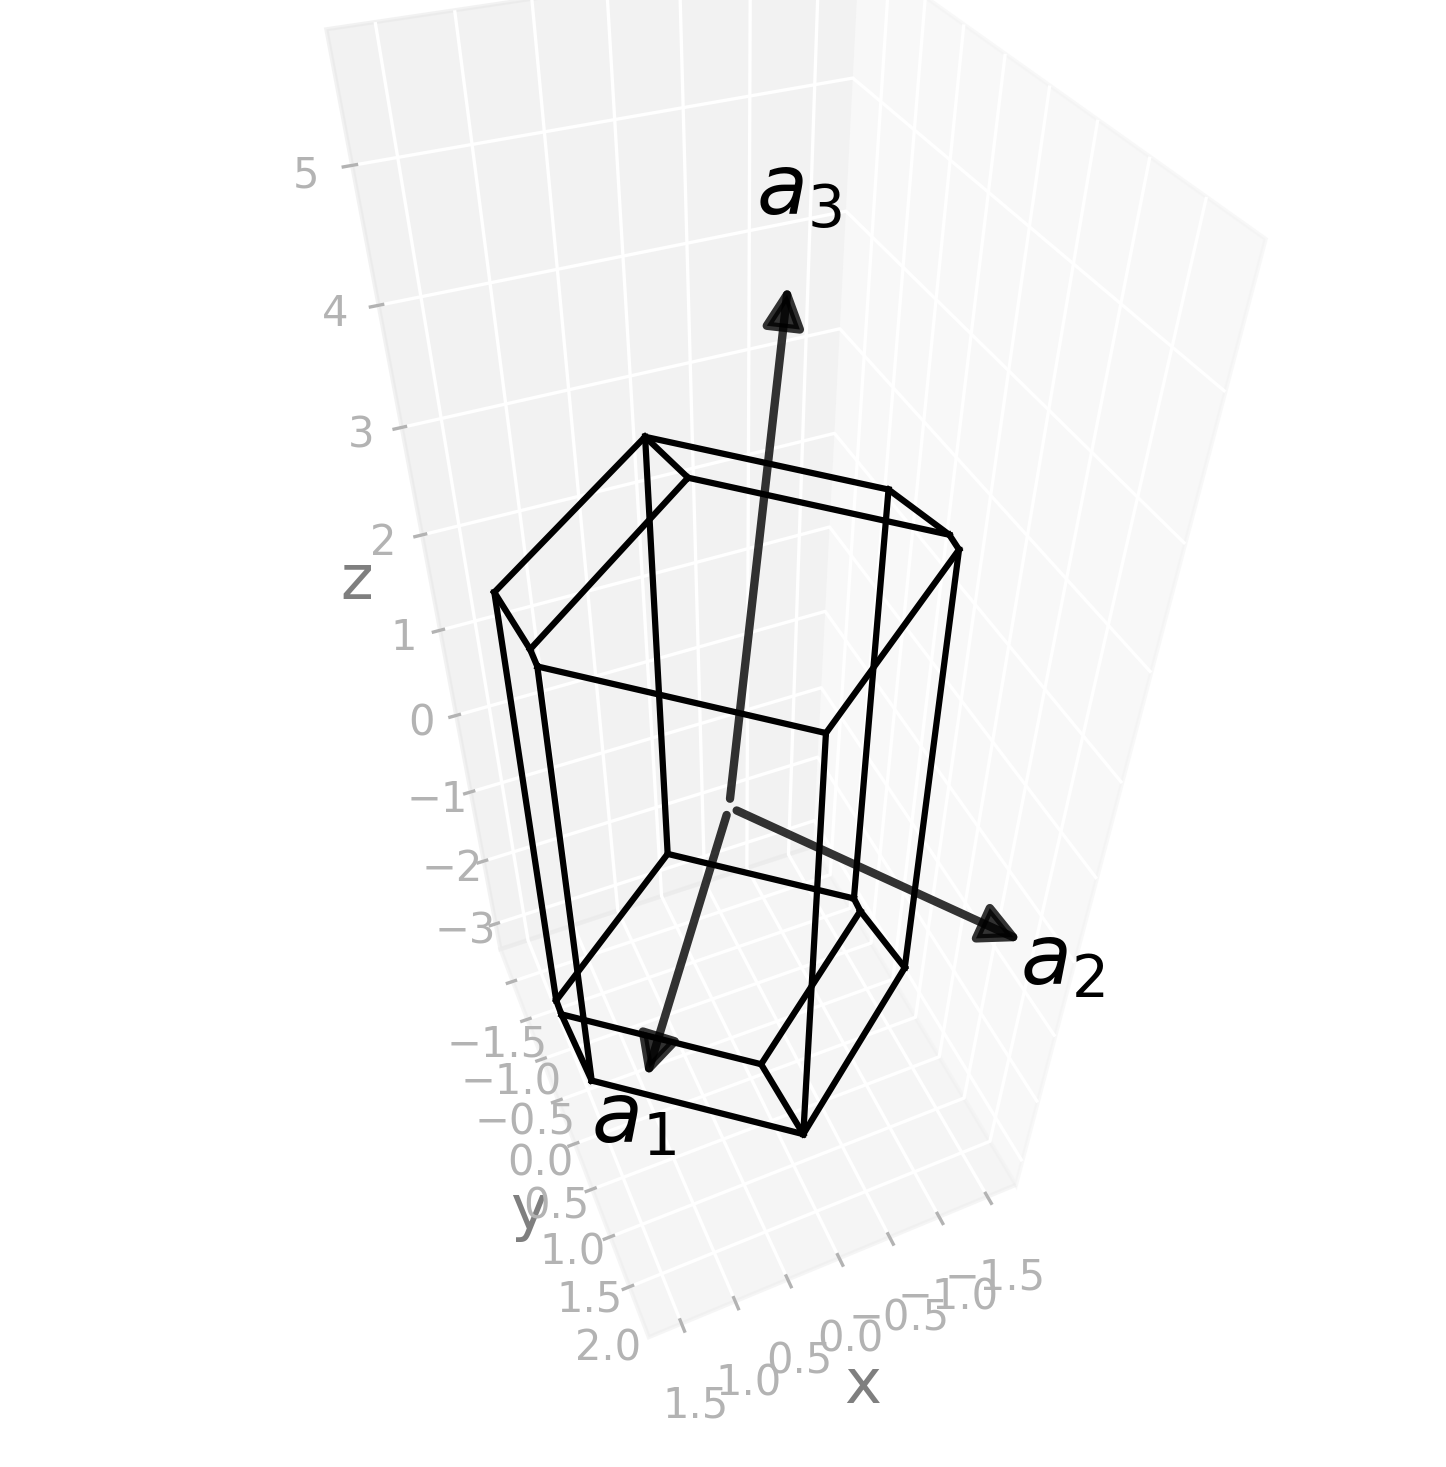

The Python source for this figure:
import radtools as rad

l = rad.lattice_example("MCLC1")
l.plot("wigner-seitz")
# Save an image:
l.savefig("mclc1_wigner-seitz.png", elev=45, azim=67, dpi=300, bbox_inches="tight")
# Interactive plot:
l.show(elev=45, azim=67)
